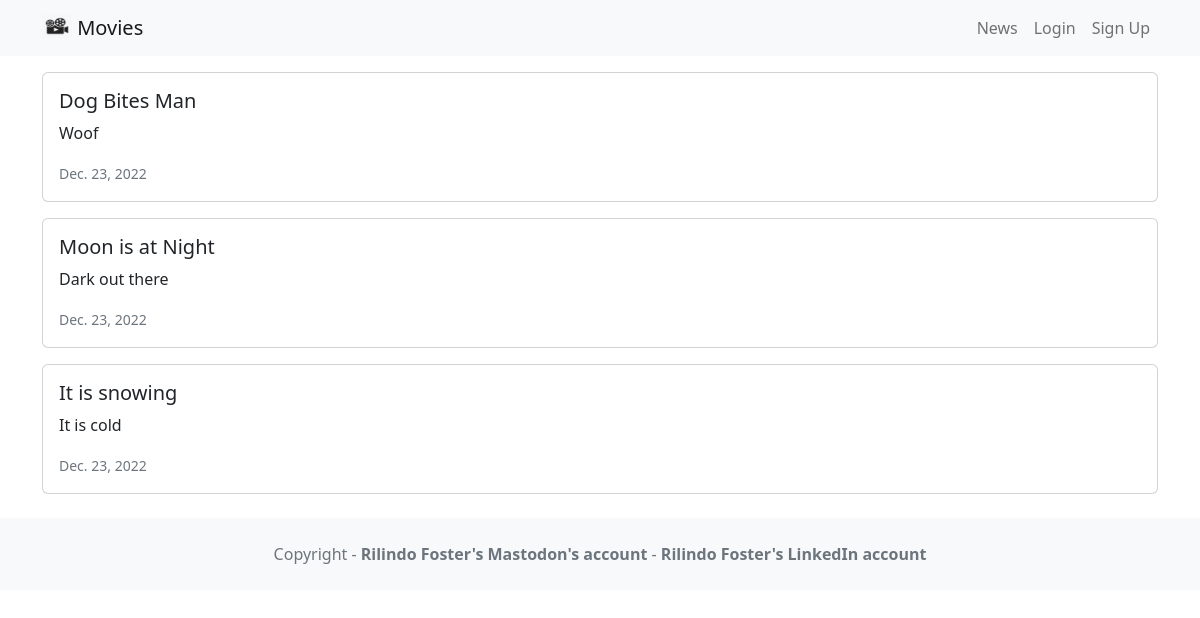
Page /news/ on the committed database.
### news/models.py (models this page shows, shortened)
class News(models.Model):
    headline = models.CharField(max_length=200)
    body = models.TextField()
    date = models.DateField()

### news/views.py (the view)
# urls.py: path('news/', include('news.urls')),
def news(request):
    newss = News.objects.all().order_by('-date')
    return render(request, 'news.html', {'newss': newss})

### news/templates/news.html
{% extends 'base.html' %}
{% block content%}
  {% for news in newss %}
  <div class="card mb-3">
    <div class="row g-0">
      <div>
        <div class="card-body">
          <h5 class="card-title">{{ news.headline }}</h5>
          <p class="card-text">{{ news.body }}</p>
          <p class="card-text"><small class="text-muted">
            {{ news.date }}
          </small></p>
        </div>
      </div>
    </div>
  </div>
  {% endfor %}
{% endblock content%}

### rows in the picture
News: headline "Dog Bites Man", body "Woof", date "Dec. 23, 2022"
News: headline "Moon is at Night", body "Dark out there", date "Dec. 23, 2022"
News: headline "It is snowing", body "It is cold", date "Dec. 23, 2022"
